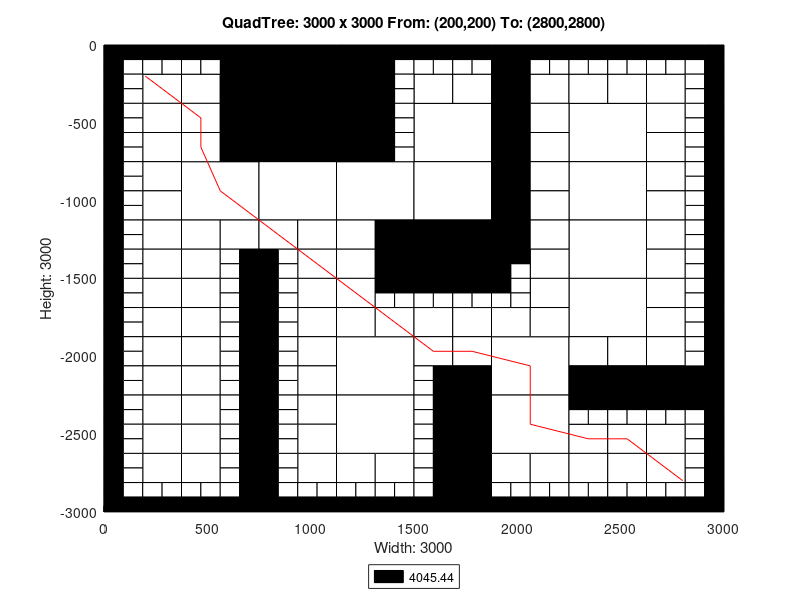

This figure's MATLAB source:
axis([0 3000 -3000 0]);
title('QuadTree: 3000 x 3000 From: (200,200) To: (2800,2800)');
xlabel('Width: 3000');
ylabel('Height: 3000');
rectangle('Position',[750 -375 375 375], 'FaceColor',[0 0 0]);
rectangle('Position',[750 -750 375 375], 'FaceColor',[0 0 0]);
rectangle('Position',[375 -1125 375 375], 'FaceColor',[1 1 1]);
rectangle('Position',[750 -1125 375 375], 'FaceColor',[1 1 1]);
rectangle('Position',[1125 -1125 375 375], 'FaceColor',[1 1 1]);
rectangle('Position',[1500 -750 375 375], 'FaceColor',[1 1 1]);
rectangle('Position',[2250 -750 375 375], 'FaceColor',[1 1 1]);
rectangle('Position',[1500 -1125 375 375], 'FaceColor',[1 1 1]);
rectangle('Position',[1500 -1500 375 375], 'FaceColor',[0 0 0]);
rectangle('Position',[2250 -1125 375 375], 'FaceColor',[1 1 1]);
rectangle('Position',[2250 -1500 375 375], 'FaceColor',[1 1 1]);
rectangle('Position',[1125 -2250 375 375], 'FaceColor',[1 1 1]);
rectangle('Position',[1125 -2625 375 375], 'FaceColor',[1 1 1]);
rectangle('Position',[1875 -2250 375 375], 'FaceColor',[1 1 1]);
rectangle('Position',[2250 -1875 375 375], 'FaceColor',[1 1 1]);
rectangle('Position',[1875 -2625 375 375], 'FaceColor',[1 1 1]);
rectangle('Position',[187.5 -375 187.5 187.5], 'FaceColor',[1 1 1]);
rectangle('Position',[562.5 -187.5 187.5 187.5], 'FaceColor',[0 0 0]);
rectangle('Position',[375 -375 187.5 187.5], 'FaceColor',[1 1 1]);
rectangle('Position',[562.5 -375 187.5 187.5], 'FaceColor',[0 0 0]);
rectangle('Position',[187.5 -562.5 187.5 187.5], 'FaceColor',[1 1 1]);
rectangle('Position',[187.5 -750 187.5 187.5], 'FaceColor',[1 1 1]);
rectangle('Position',[375 -562.5 187.5 187.5], 'FaceColor',[1 1 1]);
rectangle('Position',[562.5 -562.5 187.5 187.5], 'FaceColor',[0 0 0]);
rectangle('Position',[375 -750 187.5 187.5], 'FaceColor',[1 1 1]);
rectangle('Position',[562.5 -750 187.5 187.5], 'FaceColor',[0 0 0]);
rectangle('Position',[1125 -187.5 187.5 187.5], 'FaceColor',[0 0 0]);
rectangle('Position',[1125 -375 187.5 187.5], 'FaceColor',[0 0 0]);
rectangle('Position',[1125 -562.5 187.5 187.5], 'FaceColor',[0 0 0]);
rectangle('Position',[1125 -750 187.5 187.5], 'FaceColor',[0 0 0]);
rectangle('Position',[187.5 -937.5 187.5 187.5], 'FaceColor',[1 1 1]);
rectangle('Position',[187.5 -1125 187.5 187.5], 'FaceColor',[1 1 1]);
rectangle('Position',[187.5 -1312.5 187.5 187.5], 'FaceColor',[1 1 1]);
rectangle('Position',[187.5 -1500 187.5 187.5], 'FaceColor',[1 1 1]);
rectangle('Position',[375 -1312.5 187.5 187.5], 'FaceColor',[1 1 1]);
rectangle('Position',[562.5 -1312.5 187.5 187.5], 'FaceColor',[1 1 1]);
rectangle('Position',[375 -1500 187.5 187.5], 'FaceColor',[1 1 1]);
rectangle('Position',[750 -1312.5 187.5 187.5], 'FaceColor',[1 1 1]);
rectangle('Position',[937.5 -1312.5 187.5 187.5], 'FaceColor',[1 1 1]);
rectangle('Position',[937.5 -1500 187.5 187.5], 'FaceColor',[1 1 1]);
rectangle('Position',[1125 -1312.5 187.5 187.5], 'FaceColor',[1 1 1]);
rectangle('Position',[1312.5 -1312.5 187.5 187.5], 'FaceColor',[0 0 0]);
rectangle('Position',[1125 -1500 187.5 187.5], 'FaceColor',[1 1 1]);
rectangle('Position',[1312.5 -1500 187.5 187.5], 'FaceColor',[0 0 0]);
rectangle('Position',[1500 -375 187.5 187.5], 'FaceColor',[1 1 1]);
rectangle('Position',[1687.5 -375 187.5 187.5], 'FaceColor',[1 1 1]);
rectangle('Position',[1875 -187.5 187.5 187.5], 'FaceColor',[0 0 0]);
rectangle('Position',[1875 -375 187.5 187.5], 'FaceColor',[0 0 0]);
rectangle('Position',[2062.5 -375 187.5 187.5], 'FaceColor',[1 1 1]);
rectangle('Position',[1875 -562.5 187.5 187.5], 'FaceColor',[0 0 0]);
rectangle('Position',[2062.5 -562.5 187.5 187.5], 'FaceColor',[1 1 1]);
rectangle('Position',[1875 -750 187.5 187.5], 'FaceColor',[0 0 0]);
rectangle('Position',[2062.5 -750 187.5 187.5], 'FaceColor',[1 1 1]);
rectangle('Position',[2250 -375 187.5 187.5], 'FaceColor',[1 1 1]);
rectangle('Position',[2437.5 -375 187.5 187.5], 'FaceColor',[1 1 1]);
rectangle('Position',[2625 -375 187.5 187.5], 'FaceColor',[1 1 1]);
rectangle('Position',[2625 -562.5 187.5 187.5], 'FaceColor',[1 1 1]);
rectangle('Position',[2625 -750 187.5 187.5], 'FaceColor',[1 1 1]);
rectangle('Position',[1875 -937.5 187.5 187.5], 'FaceColor',[0 0 0]);
rectangle('Position',[2062.5 -937.5 187.5 187.5], 'FaceColor',[1 1 1]);
rectangle('Position',[1875 -1125 187.5 187.5], 'FaceColor',[0 0 0]);
rectangle('Position',[2062.5 -1125 187.5 187.5], 'FaceColor',[1 1 1]);
rectangle('Position',[1875 -1312.5 187.5 187.5], 'FaceColor',[0 0 0]);
rectangle('Position',[2062.5 -1312.5 187.5 187.5], 'FaceColor',[1 1 1]);
rectangle('Position',[2062.5 -1500 187.5 187.5], 'FaceColor',[1 1 1]);
rectangle('Position',[2625 -937.5 187.5 187.5], 'FaceColor',[1 1 1]);
rectangle('Position',[2625 -1125 187.5 187.5], 'FaceColor',[1 1 1]);
rectangle('Position',[2625 -1312.5 187.5 187.5], 'FaceColor',[1 1 1]);
rectangle('Position',[2625 -1500 187.5 187.5], 'FaceColor',[1 1 1]);
rectangle('Position',[187.5 -1687.5 187.5 187.5], 'FaceColor',[1 1 1]);
rectangle('Position',[187.5 -1875 187.5 187.5], 'FaceColor',[1 1 1]);
rectangle('Position',[375 -1687.5 187.5 187.5], 'FaceColor',[1 1 1]);
rectangle('Position',[375 -1875 187.5 187.5], 'FaceColor',[1 1 1]);
rectangle('Position',[187.5 -2062.5 187.5 187.5], 'FaceColor',[1 1 1]);
rectangle('Position',[187.5 -2250 187.5 187.5], 'FaceColor',[1 1 1]);
rectangle('Position',[375 -2062.5 187.5 187.5], 'FaceColor',[1 1 1]);
rectangle('Position',[375 -2250 187.5 187.5], 'FaceColor',[1 1 1]);
rectangle('Position',[937.5 -1687.5 187.5 187.5], 'FaceColor',[1 1 1]);
rectangle('Position',[937.5 -1875 187.5 187.5], 'FaceColor',[1 1 1]);
rectangle('Position',[1125 -1687.5 187.5 187.5], 'FaceColor',[1 1 1]);
rectangle('Position',[1125 -1875 187.5 187.5], 'FaceColor',[1 1 1]);
rectangle('Position',[1312.5 -1875 187.5 187.5], 'FaceColor',[1 1 1]);
rectangle('Position',[937.5 -2062.5 187.5 187.5], 'FaceColor',[1 1 1]);
rectangle('Position',[937.5 -2250 187.5 187.5], 'FaceColor',[1 1 1]);
rectangle('Position',[187.5 -2437.5 187.5 187.5], 'FaceColor',[1 1 1]);
rectangle('Position',[187.5 -2625 187.5 187.5], 'FaceColor',[1 1 1]);
rectangle('Position',[375 -2437.5 187.5 187.5], 'FaceColor',[1 1 1]);
rectangle('Position',[375 -2625 187.5 187.5], 'FaceColor',[1 1 1]);
rectangle('Position',[187.5 -2812.5 187.5 187.5], 'FaceColor',[1 1 1]);
rectangle('Position',[375 -2812.5 187.5 187.5], 'FaceColor',[1 1 1]);
rectangle('Position',[937.5 -2437.5 187.5 187.5], 'FaceColor',[1 1 1]);
rectangle('Position',[937.5 -2625 187.5 187.5], 'FaceColor',[1 1 1]);
rectangle('Position',[937.5 -2812.5 187.5 187.5], 'FaceColor',[1 1 1]);
rectangle('Position',[1125 -2812.5 187.5 187.5], 'FaceColor',[1 1 1]);
rectangle('Position',[1312.5 -2812.5 187.5 187.5], 'FaceColor',[1 1 1]);
rectangle('Position',[1500 -1875 187.5 187.5], 'FaceColor',[1 1 1]);
rectangle('Position',[1687.5 -1875 187.5 187.5], 'FaceColor',[1 1 1]);
rectangle('Position',[2062.5 -1687.5 187.5 187.5], 'FaceColor',[1 1 1]);
rectangle('Position',[1875 -1875 187.5 187.5], 'FaceColor',[1 1 1]);
rectangle('Position',[2062.5 -1875 187.5 187.5], 'FaceColor',[1 1 1]);
rectangle('Position',[1500 -2062.5 187.5 187.5], 'FaceColor',[1 1 1]);
rectangle('Position',[1687.5 -2062.5 187.5 187.5], 'FaceColor',[1 1 1]);
rectangle('Position',[1687.5 -2250 187.5 187.5], 'FaceColor',[0 0 0]);
rectangle('Position',[2625 -1687.5 187.5 187.5], 'FaceColor',[1 1 1]);
rectangle('Position',[2625 -1875 187.5 187.5], 'FaceColor',[1 1 1]);
rectangle('Position',[2250 -2062.5 187.5 187.5], 'FaceColor',[1 1 1]);
rectangle('Position',[2437.5 -2062.5 187.5 187.5], 'FaceColor',[1 1 1]);
rectangle('Position',[2250 -2250 187.5 187.5], 'FaceColor',[0 0 0]);
rectangle('Position',[2437.5 -2250 187.5 187.5], 'FaceColor',[0 0 0]);
rectangle('Position',[2625 -2062.5 187.5 187.5], 'FaceColor',[1 1 1]);
rectangle('Position',[2625 -2250 187.5 187.5], 'FaceColor',[0 0 0]);
rectangle('Position',[2812.5 -2250 187.5 187.5], 'FaceColor',[0 0 0]);
rectangle('Position',[1687.5 -2437.5 187.5 187.5], 'FaceColor',[0 0 0]);
rectangle('Position',[1687.5 -2625 187.5 187.5], 'FaceColor',[0 0 0]);
rectangle('Position',[1687.5 -2812.5 187.5 187.5], 'FaceColor',[0 0 0]);
rectangle('Position',[1687.5 -3000 187.5 187.5], 'FaceColor',[0 0 0]);
rectangle('Position',[1875 -2812.5 187.5 187.5], 'FaceColor',[1 1 1]);
rectangle('Position',[2062.5 -2812.5 187.5 187.5], 'FaceColor',[1 1 1]);
rectangle('Position',[2250 -2625 187.5 187.5], 'FaceColor',[1 1 1]);
rectangle('Position',[2437.5 -2625 187.5 187.5], 'FaceColor',[1 1 1]);
rectangle('Position',[2625 -2625 187.5 187.5], 'FaceColor',[1 1 1]);
rectangle('Position',[2250 -2812.5 187.5 187.5], 'FaceColor',[1 1 1]);
rectangle('Position',[2437.5 -2812.5 187.5 187.5], 'FaceColor',[1 1 1]);
rectangle('Position',[2625 -2812.5 187.5 187.5], 'FaceColor',[1 1 1]);
rectangle('Position',[0 -93.75 93.75 93.75], 'FaceColor',[0 0 0]);
rectangle('Position',[93.75 -93.75 93.75 93.75], 'FaceColor',[0 0 0]);
rectangle('Position',[0 -187.5 93.75 93.75], 'FaceColor',[0 0 0]);
rectangle('Position',[93.75 -187.5 93.75 93.75], 'FaceColor',[1 1 1]);
rectangle('Position',[187.5 -93.75 93.75 93.75], 'FaceColor',[0 0 0]);
rectangle('Position',[281.25 -93.75 93.75 93.75], 'FaceColor',[0 0 0]);
rectangle('Position',[187.5 -187.5 93.75 93.75], 'FaceColor',[1 1 1]);
rectangle('Position',[281.25 -187.5 93.75 93.75], 'FaceColor',[1 1 1]);
rectangle('Position',[0 -281.25 93.75 93.75], 'FaceColor',[0 0 0]);
rectangle('Position',[93.75 -281.25 93.75 93.75], 'FaceColor',[1 1 1]);
rectangle('Position',[0 -375 93.75 93.75], 'FaceColor',[0 0 0]);
rectangle('Position',[93.75 -375 93.75 93.75], 'FaceColor',[1 1 1]);
rectangle('Position',[375 -93.75 93.75 93.75], 'FaceColor',[0 0 0]);
rectangle('Position',[468.75 -93.75 93.75 93.75], 'FaceColor',[0 0 0]);
rectangle('Position',[375 -187.5 93.75 93.75], 'FaceColor',[1 1 1]);
rectangle('Position',[468.75 -187.5 93.75 93.75], 'FaceColor',[1 1 1]);
rectangle('Position',[0 -468.75 93.75 93.75], 'FaceColor',[0 0 0]);
rectangle('Position',[93.75 -468.75 93.75 93.75], 'FaceColor',[1 1 1]);
rectangle('Position',[0 -562.5 93.75 93.75], 'FaceColor',[0 0 0]);
rectangle('Position',[93.75 -562.5 93.75 93.75], 'FaceColor',[1 1 1]);
rectangle('Position',[0 -656.25 93.75 93.75], 'FaceColor',[0 0 0]);
rectangle('Position',[93.75 -656.25 93.75 93.75], 'FaceColor',[1 1 1]);
rectangle('Position',[0 -750 93.75 93.75], 'FaceColor',[0 0 0]);
rectangle('Position',[93.75 -750 93.75 93.75], 'FaceColor',[1 1 1]);
rectangle('Position',[1312.5 -93.75 93.75 93.75], 'FaceColor',[0 0 0]);
rectangle('Position',[1406.25 -93.75 93.75 93.75], 'FaceColor',[0 0 0]);
rectangle('Position',[1312.5 -187.5 93.75 93.75], 'FaceColor',[0 0 0]);
rectangle('Position',[1406.25 -187.5 93.75 93.75], 'FaceColor',[1 1 1]);
rectangle('Position',[1312.5 -281.25 93.75 93.75], 'FaceColor',[0 0 0]);
rectangle('Position',[1406.25 -281.25 93.75 93.75], 'FaceColor',[1 1 1]);
rectangle('Position',[1312.5 -375 93.75 93.75], 'FaceColor',[0 0 0]);
rectangle('Position',[1406.25 -375 93.75 93.75], 'FaceColor',[1 1 1]);
rectangle('Position',[1312.5 -468.75 93.75 93.75], 'FaceColor',[0 0 0]);
rectangle('Position',[1406.25 -468.75 93.75 93.75], 'FaceColor',[1 1 1]);
rectangle('Position',[1312.5 -562.5 93.75 93.75], 'FaceColor',[0 0 0]);
rectangle('Position',[1406.25 -562.5 93.75 93.75], 'FaceColor',[1 1 1]);
rectangle('Position',[1312.5 -656.25 93.75 93.75], 'FaceColor',[0 0 0]);
rectangle('Position',[1406.25 -656.25 93.75 93.75], 'FaceColor',[1 1 1]);
rectangle('Position',[1312.5 -750 93.75 93.75], 'FaceColor',[0 0 0]);
rectangle('Position',[1406.25 -750 93.75 93.75], 'FaceColor',[1 1 1]);
rectangle('Position',[0 -843.75 93.75 93.75], 'FaceColor',[0 0 0]);
rectangle('Position',[93.75 -843.75 93.75 93.75], 'FaceColor',[1 1 1]);
rectangle('Position',[0 -937.5 93.75 93.75], 'FaceColor',[0 0 0]);
rectangle('Position',[93.75 -937.5 93.75 93.75], 'FaceColor',[1 1 1]);
rectangle('Position',[0 -1031.25 93.75 93.75], 'FaceColor',[0 0 0]);
rectangle('Position',[93.75 -1031.25 93.75 93.75], 'FaceColor',[1 1 1]);
rectangle('Position',[0 -1125 93.75 93.75], 'FaceColor',[0 0 0]);
rectangle('Position',[93.75 -1125 93.75 93.75], 'FaceColor',[1 1 1]);
rectangle('Position',[0 -1218.75 93.75 93.75], 'FaceColor',[0 0 0]);
rectangle('Position',[93.75 -1218.75 93.75 93.75], 'FaceColor',[1 1 1]);
rectangle('Position',[0 -1312.5 93.75 93.75], 'FaceColor',[0 0 0]);
rectangle('Position',[93.75 -1312.5 93.75 93.75], 'FaceColor',[1 1 1]);
rectangle('Position',[0 -1406.25 93.75 93.75], 'FaceColor',[0 0 0]);
rectangle('Position',[93.75 -1406.25 93.75 93.75], 'FaceColor',[1 1 1]);
rectangle('Position',[0 -1500 93.75 93.75], 'FaceColor',[0 0 0]);
rectangle('Position',[93.75 -1500 93.75 93.75], 'FaceColor',[1 1 1]);
rectangle('Position',[562.5 -1406.25 93.75 93.75], 'FaceColor',[1 1 1]);
rectangle('Position',[656.25 -1406.25 93.75 93.75], 'FaceColor',[0 0 0]);
rectangle('Position',[562.5 -1500 93.75 93.75], 'FaceColor',[1 1 1]);
rectangle('Position',[656.25 -1500 93.75 93.75], 'FaceColor',[0 0 0]);
rectangle('Position',[750 -1406.25 93.75 93.75], 'FaceColor',[0 0 0]);
rectangle('Position',[843.75 -1406.25 93.75 93.75], 'FaceColor',[1 1 1]);
rectangle('Position',[750 -1500 93.75 93.75], 'FaceColor',[0 0 0]);
rectangle('Position',[843.75 -1500 93.75 93.75], 'FaceColor',[1 1 1]);
rectangle('Position',[1500 -93.75 93.75 93.75], 'FaceColor',[0 0 0]);
rectangle('Position',[1593.75 -93.75 93.75 93.75], 'FaceColor',[0 0 0]);
rectangle('Position',[1500 -187.5 93.75 93.75], 'FaceColor',[1 1 1]);
rectangle('Position',[1593.75 -187.5 93.75 93.75], 'FaceColor',[1 1 1]);
rectangle('Position',[1687.5 -93.75 93.75 93.75], 'FaceColor',[0 0 0]);
rectangle('Position',[1781.25 -93.75 93.75 93.75], 'FaceColor',[0 0 0]);
rectangle('Position',[1687.5 -187.5 93.75 93.75], 'FaceColor',[1 1 1]);
rectangle('Position',[1781.25 -187.5 93.75 93.75], 'FaceColor',[1 1 1]);
rectangle('Position',[2062.5 -93.75 93.75 93.75], 'FaceColor',[0 0 0]);
rectangle('Position',[2156.25 -93.75 93.75 93.75], 'FaceColor',[0 0 0]);
rectangle('Position',[2062.5 -187.5 93.75 93.75], 'FaceColor',[1 1 1]);
rectangle('Position',[2156.25 -187.5 93.75 93.75], 'FaceColor',[1 1 1]);
rectangle('Position',[2250 -93.75 93.75 93.75], 'FaceColor',[0 0 0]);
rectangle('Position',[2343.75 -93.75 93.75 93.75], 'FaceColor',[0 0 0]);
rectangle('Position',[2250 -187.5 93.75 93.75], 'FaceColor',[1 1 1]);
rectangle('Position',[2343.75 -187.5 93.75 93.75], 'FaceColor',[1 1 1]);
rectangle('Position',[2437.5 -93.75 93.75 93.75], 'FaceColor',[0 0 0]);
rectangle('Position',[2531.25 -93.75 93.75 93.75], 'FaceColor',[0 0 0]);
rectangle('Position',[2437.5 -187.5 93.75 93.75], 'FaceColor',[1 1 1]);
rectangle('Position',[2531.25 -187.5 93.75 93.75], 'FaceColor',[1 1 1]);
rectangle('Position',[2625 -93.75 93.75 93.75], 'FaceColor',[0 0 0]);
rectangle('Position',[2718.75 -93.75 93.75 93.75], 'FaceColor',[0 0 0]);
rectangle('Position',[2625 -187.5 93.75 93.75], 'FaceColor',[1 1 1]);
rectangle('Position',[2718.75 -187.5 93.75 93.75], 'FaceColor',[1 1 1]);
rectangle('Position',[2812.5 -93.75 93.75 93.75], 'FaceColor',[0 0 0]);
rectangle('Position',[2906.25 -93.75 93.75 93.75], 'FaceColor',[0 0 0]);
rectangle('Position',[2812.5 -187.5 93.75 93.75], 'FaceColor',[1 1 1]);
rectangle('Position',[2906.25 -187.5 93.75 93.75], 'FaceColor',[0 0 0]);
rectangle('Position',[2812.5 -281.25 93.75 93.75], 'FaceColor',[1 1 1]);
rectangle('Position',[2906.25 -281.25 93.75 93.75], 'FaceColor',[0 0 0]);
rectangle('Position',[2812.5 -375 93.75 93.75], 'FaceColor',[1 1 1]);
rectangle('Position',[2906.25 -375 93.75 93.75], 'FaceColor',[0 0 0]);
rectangle('Position',[2812.5 -468.75 93.75 93.75], 'FaceColor',[1 1 1]);
rectangle('Position',[2906.25 -468.75 93.75 93.75], 'FaceColor',[0 0 0]);
rectangle('Position',[2812.5 -562.5 93.75 93.75], 'FaceColor',[1 1 1]);
rectangle('Position',[2906.25 -562.5 93.75 93.75], 'FaceColor',[0 0 0]);
rectangle('Position',[2812.5 -656.25 93.75 93.75], 'FaceColor',[1 1 1]);
rectangle('Position',[2906.25 -656.25 93.75 93.75], 'FaceColor',[0 0 0]);
rectangle('Position',[2812.5 -750 93.75 93.75], 'FaceColor',[1 1 1]);
rectangle('Position',[2906.25 -750 93.75 93.75], 'FaceColor',[0 0 0]);
rectangle('Position',[1875 -1406.25 93.75 93.75], 'FaceColor',[0 0 0]);
rectangle('Position',[1968.75 -1406.25 93.75 93.75], 'FaceColor',[0 0 0]);
rectangle('Position',[1875 -1500 93.75 93.75], 'FaceColor',[0 0 0]);
rectangle('Position',[1968.75 -1500 93.75 93.75], 'FaceColor',[1 1 1]);
rectangle('Position',[2812.5 -843.75 93.75 93.75], 'FaceColor',[1 1 1]);
rectangle('Position',[2906.25 -843.75 93.75 93.75], 'FaceColor',[0 0 0]);
rectangle('Position',[2812.5 -937.5 93.75 93.75], 'FaceColor',[1 1 1]);
rectangle('Position',[2906.25 -937.5 93.75 93.75], 'FaceColor',[0 0 0]);
rectangle('Position',[2812.5 -1031.25 93.75 93.75], 'FaceColor',[1 1 1]);
rectangle('Position',[2906.25 -1031.25 93.75 93.75], 'FaceColor',[0 0 0]);
rectangle('Position',[2812.5 -1125 93.75 93.75], 'FaceColor',[1 1 1]);
rectangle('Position',[2906.25 -1125 93.75 93.75], 'FaceColor',[0 0 0]);
rectangle('Position',[2812.5 -1218.75 93.75 93.75], 'FaceColor',[1 1 1]);
rectangle('Position',[2906.25 -1218.75 93.75 93.75], 'FaceColor',[0 0 0]);
rectangle('Position',[2812.5 -1312.5 93.75 93.75], 'FaceColor',[1 1 1]);
rectangle('Position',[2906.25 -1312.5 93.75 93.75], 'FaceColor',[0 0 0]);
rectangle('Position',[2812.5 -1406.25 93.75 93.75], 'FaceColor',[1 1 1]);
rectangle('Position',[2906.25 -1406.25 93.75 93.75], 'FaceColor',[0 0 0]);
rectangle('Position',[2812.5 -1500 93.75 93.75], 'FaceColor',[1 1 1]);
rectangle('Position',[2906.25 -1500 93.75 93.75], 'FaceColor',[0 0 0]);
rectangle('Position',[0 -1593.75 93.75 93.75], 'FaceColor',[0 0 0]);
rectangle('Position',[93.75 -1593.75 93.75 93.75], 'FaceColor',[1 1 1]);
rectangle('Position',[0 -1687.5 93.75 93.75], 'FaceColor',[0 0 0]);
rectangle('Position',[93.75 -1687.5 93.75 93.75], 'FaceColor',[1 1 1]);
rectangle('Position',[0 -1781.25 93.75 93.75], 'FaceColor',[0 0 0]);
rectangle('Position',[93.75 -1781.25 93.75 93.75], 'FaceColor',[1 1 1]);
rectangle('Position',[0 -1875 93.75 93.75], 'FaceColor',[0 0 0]);
rectangle('Position',[93.75 -1875 93.75 93.75], 'FaceColor',[1 1 1]);
rectangle('Position',[562.5 -1593.75 93.75 93.75], 'FaceColor',[1 1 1]);
rectangle('Position',[656.25 -1593.75 93.75 93.75], 'FaceColor',[0 0 0]);
rectangle('Position',[562.5 -1687.5 93.75 93.75], 'FaceColor',[1 1 1]);
rectangle('Position',[656.25 -1687.5 93.75 93.75], 'FaceColor',[0 0 0]);
rectangle('Position',[562.5 -1781.25 93.75 93.75], 'FaceColor',[1 1 1]);
rectangle('Position',[656.25 -1781.25 93.75 93.75], 'FaceColor',[0 0 0]);
rectangle('Position',[562.5 -1875 93.75 93.75], 'FaceColor',[1 1 1]);
rectangle('Position',[656.25 -1875 93.75 93.75], 'FaceColor',[0 0 0]);
rectangle('Position',[0 -1968.75 93.75 93.75], 'FaceColor',[0 0 0]);
rectangle('Position',[93.75 -1968.75 93.75 93.75], 'FaceColor',[1 1 1]);
rectangle('Position',[0 -2062.5 93.75 93.75], 'FaceColor',[0 0 0]);
rectangle('Position',[93.75 -2062.5 93.75 93.75], 'FaceColor',[1 1 1]);
rectangle('Position',[0 -2156.25 93.75 93.75], 'FaceColor',[0 0 0]);
rectangle('Position',[93.75 -2156.25 93.75 93.75], 'FaceColor',[1 1 1]);
rectangle('Position',[0 -2250 93.75 93.75], 'FaceColor',[0 0 0]);
rectangle('Position',[93.75 -2250 93.75 93.75], 'FaceColor',[1 1 1]);
rectangle('Position',[562.5 -1968.75 93.75 93.75], 'FaceColor',[1 1 1]);
rectangle('Position',[656.25 -1968.75 93.75 93.75], 'FaceColor',[0 0 0]);
rectangle('Position',[562.5 -2062.5 93.75 93.75], 'FaceColor',[1 1 1]);
rectangle('Position',[656.25 -2062.5 93.75 93.75], 'FaceColor',[0 0 0]);
rectangle('Position',[562.5 -2156.25 93.75 93.75], 'FaceColor',[1 1 1]);
rectangle('Position',[656.25 -2156.25 93.75 93.75], 'FaceColor',[0 0 0]);
rectangle('Position',[562.5 -2250 93.75 93.75], 'FaceColor',[1 1 1]);
rectangle('Position',[656.25 -2250 93.75 93.75], 'FaceColor',[0 0 0]);
rectangle('Position',[750 -1593.75 93.75 93.75], 'FaceColor',[0 0 0]);
rectangle('Position',[843.75 -1593.75 93.75 93.75], 'FaceColor',[1 1 1]);
rectangle('Position',[750 -1687.5 93.75 93.75], 'FaceColor',[0 0 0]);
rectangle('Position',[843.75 -1687.5 93.75 93.75], 'FaceColor',[1 1 1]);
rectangle('Position',[750 -1781.25 93.75 93.75], 'FaceColor',[0 0 0]);
rectangle('Position',[843.75 -1781.25 93.75 93.75], 'FaceColor',[1 1 1]);
rectangle('Position',[750 -1875 93.75 93.75], 'FaceColor',[0 0 0]);
rectangle('Position',[843.75 -1875 93.75 93.75], 'FaceColor',[1 1 1]);
rectangle('Position',[1312.5 -1593.75 93.75 93.75], 'FaceColor',[0 0 0]);
rectangle('Position',[1406.25 -1593.75 93.75 93.75], 'FaceColor',[0 0 0]);
rectangle('Position',[1312.5 -1687.5 93.75 93.75], 'FaceColor',[1 1 1]);
rectangle('Position',[1406.25 -1687.5 93.75 93.75], 'FaceColor',[1 1 1]);
rectangle('Position',[750 -1968.75 93.75 93.75], 'FaceColor',[0 0 0]);
rectangle('Position',[843.75 -1968.75 93.75 93.75], 'FaceColor',[1 1 1]);
rectangle('Position',[750 -2062.5 93.75 93.75], 'FaceColor',[0 0 0]);
rectangle('Position',[843.75 -2062.5 93.75 93.75], 'FaceColor',[1 1 1]);
rectangle('Position',[750 -2156.25 93.75 93.75], 'FaceColor',[0 0 0]);
rectangle('Position',[843.75 -2156.25 93.75 93.75], 'FaceColor',[1 1 1]);
rectangle('Position',[750 -2250 93.75 93.75], 'FaceColor',[0 0 0]);
rectangle('Position',[843.75 -2250 93.75 93.75], 'FaceColor',[1 1 1]);
rectangle('Position',[0 -2343.75 93.75 93.75], 'FaceColor',[0 0 0]);
rectangle('Position',[93.75 -2343.75 93.75 93.75], 'FaceColor',[1 1 1]);
rectangle('Position',[0 -2437.5 93.75 93.75], 'FaceColor',[0 0 0]);
rectangle('Position',[93.75 -2437.5 93.75 93.75], 'FaceColor',[1 1 1]);
rectangle('Position',[0 -2531.25 93.75 93.75], 'FaceColor',[0 0 0]);
rectangle('Position',[93.75 -2531.25 93.75 93.75], 'FaceColor',[1 1 1]);
rectangle('Position',[0 -2625 93.75 93.75], 'FaceColor',[0 0 0]);
rectangle('Position',[93.75 -2625 93.75 93.75], 'FaceColor',[1 1 1]);
rectangle('Position',[562.5 -2343.75 93.75 93.75], 'FaceColor',[1 1 1]);
rectangle('Position',[656.25 -2343.75 93.75 93.75], 'FaceColor',[0 0 0]);
rectangle('Position',[562.5 -2437.5 93.75 93.75], 'FaceColor',[1 1 1]);
rectangle('Position',[656.25 -2437.5 93.75 93.75], 'FaceColor',[0 0 0]);
rectangle('Position',[562.5 -2531.25 93.75 93.75], 'FaceColor',[1 1 1]);
rectangle('Position',[656.25 -2531.25 93.75 93.75], 'FaceColor',[0 0 0]);
rectangle('Position',[562.5 -2625 93.75 93.75], 'FaceColor',[1 1 1]);
rectangle('Position',[656.25 -2625 93.75 93.75], 'FaceColor',[0 0 0]);
rectangle('Position',[0 -2718.75 93.75 93.75], 'FaceColor',[0 0 0]);
rectangle('Position',[93.75 -2718.75 93.75 93.75], 'FaceColor',[1 1 1]);
rectangle('Position',[0 -2812.5 93.75 93.75], 'FaceColor',[0 0 0]);
rectangle('Position',[93.75 -2812.5 93.75 93.75], 'FaceColor',[1 1 1]);
rectangle('Position',[0 -2906.25 93.75 93.75], 'FaceColor',[0 0 0]);
rectangle('Position',[93.75 -2906.25 93.75 93.75], 'FaceColor',[1 1 1]);
rectangle('Position',[0 -3000 93.75 93.75], 'FaceColor',[0 0 0]);
rectangle('Position',[93.75 -3000 93.75 93.75], 'FaceColor',[0 0 0]);
rectangle('Position',[187.5 -2906.25 93.75 93.75], 'FaceColor',[1 1 1]);
rectangle('Position',[281.25 -2906.25 93.75 93.75], 'FaceColor',[1 1 1]);
rectangle('Position',[187.5 -3000 93.75 93.75], 'FaceColor',[0 0 0]);
rectangle('Position',[281.25 -3000 93.75 93.75], 'FaceColor',[0 0 0]);
rectangle('Position',[562.5 -2718.75 93.75 93.75], 'FaceColor',[1 1 1]);
rectangle('Position',[656.25 -2718.75 93.75 93.75], 'FaceColor',[0 0 0]);
rectangle('Position',[562.5 -2812.5 93.75 93.75], 'FaceColor',[1 1 1]);
rectangle('Position',[656.25 -2812.5 93.75 93.75], 'FaceColor',[0 0 0]);
rectangle('Position',[375 -2906.25 93.75 93.75], 'FaceColor',[1 1 1]);
rectangle('Position',[468.75 -2906.25 93.75 93.75], 'FaceColor',[1 1 1]);
rectangle('Position',[375 -3000 93.75 93.75], 'FaceColor',[0 0 0]);
rectangle('Position',[468.75 -3000 93.75 93.75], 'FaceColor',[0 0 0]);
rectangle('Position',[562.5 -2906.25 93.75 93.75], 'FaceColor',[1 1 1]);
rectangle('Position',[656.25 -2906.25 93.75 93.75], 'FaceColor',[0 0 0]);
rectangle('Position',[562.5 -3000 93.75 93.75], 'FaceColor',[0 0 0]);
rectangle('Position',[656.25 -3000 93.75 93.75], 'FaceColor',[0 0 0]);
rectangle('Position',[750 -2343.75 93.75 93.75], 'FaceColor',[0 0 0]);
rectangle('Position',[843.75 -2343.75 93.75 93.75], 'FaceColor',[1 1 1]);
rectangle('Position',[750 -2437.5 93.75 93.75], 'FaceColor',[0 0 0]);
rectangle('Position',[843.75 -2437.5 93.75 93.75], 'FaceColor',[1 1 1]);
rectangle('Position',[750 -2531.25 93.75 93.75], 'FaceColor',[0 0 0]);
rectangle('Position',[843.75 -2531.25 93.75 93.75], 'FaceColor',[1 1 1]);
rectangle('Position',[750 -2625 93.75 93.75], 'FaceColor',[0 0 0]);
rectangle('Position',[843.75 -2625 93.75 93.75], 'FaceColor',[1 1 1]);
rectangle('Position',[750 -2718.75 93.75 93.75], 'FaceColor',[0 0 0]);
rectangle('Position',[843.75 -2718.75 93.75 93.75], 'FaceColor',[1 1 1]);
rectangle('Position',[750 -2812.5 93.75 93.75], 'FaceColor',[0 0 0]);
rectangle('Position',[843.75 -2812.5 93.75 93.75], 'FaceColor',[1 1 1]);
rectangle('Position',[750 -2906.25 93.75 93.75], 'FaceColor',[0 0 0]);
rectangle('Position',[843.75 -2906.25 93.75 93.75], 'FaceColor',[1 1 1]);
rectangle('Position',[750 -3000 93.75 93.75], 'FaceColor',[0 0 0]);
rectangle('Position',[843.75 -3000 93.75 93.75], 'FaceColor',[0 0 0]);
rectangle('Position',[937.5 -2906.25 93.75 93.75], 'FaceColor',[1 1 1]);
rectangle('Position',[1031.25 -2906.25 93.75 93.75], 'FaceColor',[1 1 1]);
rectangle('Position',[937.5 -3000 93.75 93.75], 'FaceColor',[0 0 0]);
rectangle('Position',[1031.25 -3000 93.75 93.75], 'FaceColor',[0 0 0]);
rectangle('Position',[1125 -2906.25 93.75 93.75], 'FaceColor',[1 1 1]);
rectangle('Position',[1218.75 -2906.25 93.75 93.75], 'FaceColor',[1 1 1]);
rectangle('Position',[1125 -3000 93.75 93.75], 'FaceColor',[0 0 0]);
rectangle('Position',[1218.75 -3000 93.75 93.75], 'FaceColor',[0 0 0]);
rectangle('Position',[1312.5 -2906.25 93.75 93.75], 'FaceColor',[1 1 1]);
rectangle('Position',[1406.25 -2906.25 93.75 93.75], 'FaceColor',[1 1 1]);
rectangle('Position',[1312.5 -3000 93.75 93.75], 'FaceColor',[0 0 0]);
rectangle('Position',[1406.25 -3000 93.75 93.75], 'FaceColor',[0 0 0]);
rectangle('Position',[1500 -1593.75 93.75 93.75], 'FaceColor',[0 0 0]);
rectangle('Position',[1593.75 -1593.75 93.75 93.75], 'FaceColor',[0 0 0]);
rectangle('Position',[1500 -1687.5 93.75 93.75], 'FaceColor',[1 1 1]);
rectangle('Position',[1593.75 -1687.5 93.75 93.75], 'FaceColor',[1 1 1]);
rectangle('Position',[1687.5 -1593.75 93.75 93.75], 'FaceColor',[0 0 0]);
rectangle('Position',[1781.25 -1593.75 93.75 93.75], 'FaceColor',[0 0 0]);
rectangle('Position',[1687.5 -1687.5 93.75 93.75], 'FaceColor',[1 1 1]);
rectangle('Position',[1781.25 -1687.5 93.75 93.75], 'FaceColor',[1 1 1]);
rectangle('Position',[1875 -1593.75 93.75 93.75], 'FaceColor',[0 0 0]);
rectangle('Position',[1968.75 -1593.75 93.75 93.75], 'FaceColor',[1 1 1]);
rectangle('Position',[1875 -1687.5 93.75 93.75], 'FaceColor',[1 1 1]);
rectangle('Position',[1968.75 -1687.5 93.75 93.75], 'FaceColor',[1 1 1]);
rectangle('Position',[1500 -2156.25 93.75 93.75], 'FaceColor',[1 1 1]);
rectangle('Position',[1593.75 -2156.25 93.75 93.75], 'FaceColor',[0 0 0]);
rectangle('Position',[1500 -2250 93.75 93.75], 'FaceColor',[1 1 1]);
rectangle('Position',[1593.75 -2250 93.75 93.75], 'FaceColor',[0 0 0]);
rectangle('Position',[2812.5 -1593.75 93.75 93.75], 'FaceColor',[1 1 1]);
rectangle('Position',[2906.25 -1593.75 93.75 93.75], 'FaceColor',[0 0 0]);
rectangle('Position',[2812.5 -1687.5 93.75 93.75], 'FaceColor',[1 1 1]);
rectangle('Position',[2906.25 -1687.5 93.75 93.75], 'FaceColor',[0 0 0]);
rectangle('Position',[2812.5 -1781.25 93.75 93.75], 'FaceColor',[1 1 1]);
rectangle('Position',[2906.25 -1781.25 93.75 93.75], 'FaceColor',[0 0 0]);
rectangle('Position',[2812.5 -1875 93.75 93.75], 'FaceColor',[1 1 1]);
rectangle('Position',[2906.25 -1875 93.75 93.75], 'FaceColor',[0 0 0]);
rectangle('Position',[2812.5 -1968.75 93.75 93.75], 'FaceColor',[1 1 1]);
rectangle('Position',[2906.25 -1968.75 93.75 93.75], 'FaceColor',[0 0 0]);
rectangle('Position',[2812.5 -2062.5 93.75 93.75], 'FaceColor',[1 1 1]);
rectangle('Position',[2906.25 -2062.5 93.75 93.75], 'FaceColor',[0 0 0]);
rectangle('Position',[1500 -2343.75 93.75 93.75], 'FaceColor',[1 1 1]);
rectangle('Position',[1593.75 -2343.75 93.75 93.75], 'FaceColor',[0 0 0]);
rectangle('Position',[1500 -2437.5 93.75 93.75], 'FaceColor',[1 1 1]);
rectangle('Position',[1593.75 -2437.5 93.75 93.75], 'FaceColor',[0 0 0]);
rectangle('Position',[1500 -2531.25 93.75 93.75], 'FaceColor',[1 1 1]);
rectangle('Position',[1593.75 -2531.25 93.75 93.75], 'FaceColor',[0 0 0]);
rectangle('Position',[1500 -2625 93.75 93.75], 'FaceColor',[1 1 1]);
rectangle('Position',[1593.75 -2625 93.75 93.75], 'FaceColor',[0 0 0]);
rectangle('Position',[1500 -2718.75 93.75 93.75], 'FaceColor',[1 1 1]);
rectangle('Position',[1593.75 -2718.75 93.75 93.75], 'FaceColor',[0 0 0]);
rectangle('Position',[1500 -2812.5 93.75 93.75], 'FaceColor',[1 1 1]);
rectangle('Position',[1593.75 -2812.5 93.75 93.75], 'FaceColor',[0 0 0]);
rectangle('Position',[1500 -2906.25 93.75 93.75], 'FaceColor',[1 1 1]);
rectangle('Position',[1593.75 -2906.25 93.75 93.75], 'FaceColor',[0 0 0]);
rectangle('Position',[1500 -3000 93.75 93.75], 'FaceColor',[0 0 0]);
rectangle('Position',[1593.75 -3000 93.75 93.75], 'FaceColor',[0 0 0]);
rectangle('Position',[1875 -2906.25 93.75 93.75], 'FaceColor',[1 1 1]);
rectangle('Position',[1968.75 -2906.25 93.75 93.75], 'FaceColor',[1 1 1]);
rectangle('Position',[1875 -3000 93.75 93.75], 'FaceColor',[0 0 0]);
rectangle('Position',[1968.75 -3000 93.75 93.75], 'FaceColor',[0 0 0]);
rectangle('Position',[2062.5 -2906.25 93.75 93.75], 'FaceColor',[1 1 1]);
rectangle('Position',[2156.25 -2906.25 93.75 93.75], 'FaceColor',[1 1 1]);
rectangle('Position',[2062.5 -3000 93.75 93.75], 'FaceColor',[0 0 0]);
rectangle('Position',[2156.25 -3000 93.75 93.75], 'FaceColor',[0 0 0]);
rectangle('Position',[2250 -2343.75 93.75 93.75], 'FaceColor',[0 0 0]);
rectangle('Position',[2343.75 -2343.75 93.75 93.75], 'FaceColor',[0 0 0]);
rectangle('Position',[2250 -2437.5 93.75 93.75], 'FaceColor',[1 1 1]);
rectangle('Position',[2343.75 -2437.5 93.75 93.75], 'FaceColor',[1 1 1]);
rectangle('Position',[2437.5 -2343.75 93.75 93.75], 'FaceColor',[0 0 0]);
rectangle('Position',[2531.25 -2343.75 93.75 93.75], 'FaceColor',[0 0 0]);
rectangle('Position',[2437.5 -2437.5 93.75 93.75], 'FaceColor',[1 1 1]);
rectangle('Position',[2531.25 -2437.5 93.75 93.75], 'FaceColor',[1 1 1]);
rectangle('Position',[2625 -2343.75 93.75 93.75], 'FaceColor',[0 0 0]);
rectangle('Position',[2718.75 -2343.75 93.75 93.75], 'FaceColor',[0 0 0]);
rectangle('Position',[2625 -2437.5 93.75 93.75], 'FaceColor',[1 1 1]);
rectangle('Position',[2718.75 -2437.5 93.75 93.75], 'FaceColor',[1 1 1]);
rectangle('Position',[2812.5 -2343.75 93.75 93.75], 'FaceColor',[0 0 0]);
rectangle('Position',[2906.25 -2343.75 93.75 93.75], 'FaceColor',[0 0 0]);
rectangle('Position',[2812.5 -2437.5 93.75 93.75], 'FaceColor',[1 1 1]);
rectangle('Position',[2906.25 -2437.5 93.75 93.75], 'FaceColor',[0 0 0]);
rectangle('Position',[2812.5 -2531.25 93.75 93.75], 'FaceColor',[1 1 1]);
rectangle('Position',[2906.25 -2531.25 93.75 93.75], 'FaceColor',[0 0 0]);
rectangle('Position',[2812.5 -2625 93.75 93.75], 'FaceColor',[1 1 1]);
rectangle('Position',[2906.25 -2625 93.75 93.75], 'FaceColor',[0 0 0]);
rectangle('Position',[2250 -2906.25 93.75 93.75], 'FaceColor',[1 1 1]);
rectangle('Position',[2343.75 -2906.25 93.75 93.75], 'FaceColor',[1 1 1]);
rectangle('Position',[2250 -3000 93.75 93.75], 'FaceColor',[0 0 0]);
rectangle('Position',[2343.75 -3000 93.75 93.75], 'FaceColor',[0 0 0]);
rectangle('Position',[2437.5 -2906.25 93.75 93.75], 'FaceColor',[1 1 1]);
rectangle('Position',[2531.25 -2906.25 93.75 93.75], 'FaceColor',[1 1 1]);
rectangle('Position',[2437.5 -3000 93.75 93.75], 'FaceColor',[0 0 0]);
rectangle('Position',[2531.25 -3000 93.75 93.75], 'FaceColor',[0 0 0]);
rectangle('Position',[2812.5 -2718.75 93.75 93.75], 'FaceColor',[1 1 1]);
rectangle('Position',[2906.25 -2718.75 93.75 93.75], 'FaceColor',[0 0 0]);
rectangle('Position',[2812.5 -2812.5 93.75 93.75], 'FaceColor',[1 1 1]);
rectangle('Position',[2906.25 -2812.5 93.75 93.75], 'FaceColor',[0 0 0]);
rectangle('Position',[2625 -2906.25 93.75 93.75], 'FaceColor',[1 1 1]);
rectangle('Position',[2718.75 -2906.25 93.75 93.75], 'FaceColor',[1 1 1]);
rectangle('Position',[2625 -3000 93.75 93.75], 'FaceColor',[0 0 0]);
rectangle('Position',[2718.75 -3000 93.75 93.75], 'FaceColor',[0 0 0]);
rectangle('Position',[2812.5 -2906.25 93.75 93.75], 'FaceColor',[1 1 1]);
rectangle('Position',[2906.25 -2906.25 93.75 93.75], 'FaceColor',[0 0 0]);
rectangle('Position',[2812.5 -3000 93.75 93.75], 'FaceColor',[0 0 0]);
rectangle('Position',[2906.25 -3000 93.75 93.75], 'FaceColor',[0 0 0]);
X=[2800,2718.75,2531.25,2343.75,2062.5,2062.5,1781.25,1593.75,1406.25,1218.75,1031.25,843.75,562.5,468.75,468.75,281.25,200];
Y=[-2800,-2718.75,-2531.25,-2531.25,-2437.5,-2062.5,-1968.75,-1968.75,-1781.25,-1593.75,-1406.25,-1218.75,-937.5,-656.25,-468.75,-281.25,-200];
hold on;
plot(X,Y,'r');
legend('4045.44','Location','southoutside');
